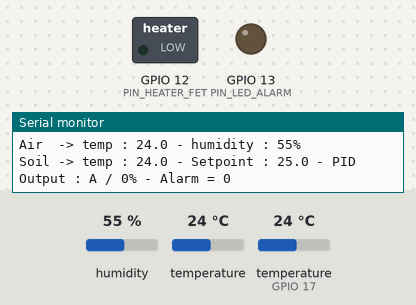
This program was run on a simulated ESP32. Shown: switched loads named in the program (green lamp = pin HIGH), output pins drawn as LEDs (lit = HIGH), the last lines printed to the serial monitor. Inputs (shaded band) come from the test bench; at power-on: temperature (sensor on GPIO 17) 24 °C, humidity 55 %, temperature 24 °C.

Above: at 1.7 s.
1.8 s: temperature (sensor on GPIO 17) set to 25.7 °C
At 2.5 s:
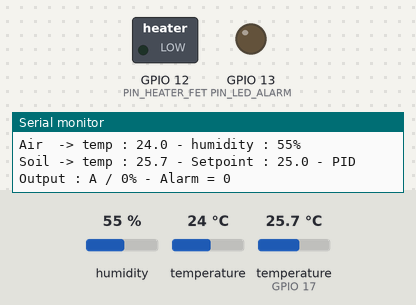
3.3 s: temperature (sensor on GPIO 17) set to 12 °C
At 4.6 s:
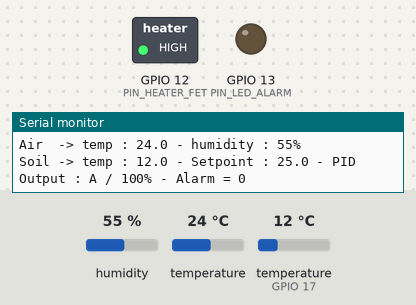
5.4 s: temperature (sensor on GPIO 17) set to 18.6 °C
6.9 s: temperature (sensor on GPIO 17) set to 19.9 °C
At 8.2 s:
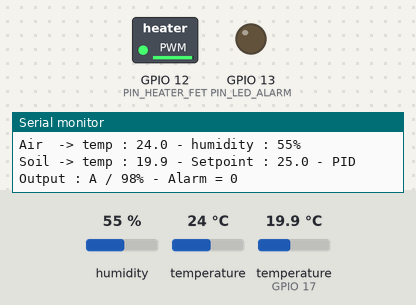
Timing chart, 0 to 9.9 s (numbered marks = the images above; inputs shaded):
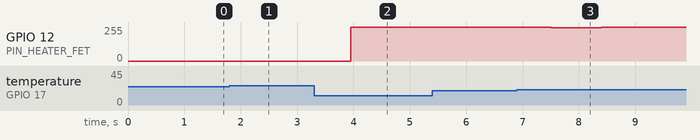

Measured:
- after the input at 1.8 s, GPIO 12 (PIN_HEATER_FET): stays 0/255 (without the input it goes to 50/255 after 0.37 s)
- after the input at 3.3 s, GPIO 12 (PIN_HEATER_FET): 0/255 → 255/255 after 0.65 s
- after the input at 6.9 s, GPIO 12 (PIN_HEATER_FET): 255/255 → 249/255 after 0.61 s, → 255/255 0.89 s later

The program:

main.cpp
```cpp
#include <Arduino.h>
#include <DallasTemperature.h>
#include <PID_v1.h>
#include <SHT2x.h>
#include <HardwareSetup.h>
#include <Config.h>

OneWire oneWire(PIN_ONE_WIRE);
DallasTemperature soiltempsensor(&oneWire);
SHT2x airSensor;

float soilTemperature, soilSetpoint, soilMaxTemp, airHumity, airTemperature;
double Setpoint, Input, Output;
unsigned long soilHeaterOverTempTime;
unsigned long soilHeaterOvertempAlarmDelay;
byte soilHeaterOverTempAlarm;

enum switchStates
{
  OFF,
  ON
};
enum results
{
  NO,
  YES
};
enum machineStates
{
  HOLD,
  RUN,
  ALARM
};

// Specify the links and initial tuning parameters
double Kp = PID_P, Ki = PID_I, Kd = PID_D;
PID myPID(&Input, &Output, &Setpoint, Kp, Ki, Kd, DIRECT);

void runPID()
{
  // set INPUT to temp
  Input = soilTemperature;
  myPID.Compute();
}

void updateDisplay()
{
#ifdef DEBUG
  //Air paramters
  Serial.print("Air  -> temp : ");
  Serial.print(airTemperature, 1);
  Serial.print(" - humidity : ");
  Serial.print(airHumity, 0);
  Serial.println("%");

//Soil parameters
  Serial.print("Soil -> temp : ");
  Serial.print(soilTemperature, 1);
  Serial.print(" - Setpoint : ");
  Serial.print(soilSetpoint, 1);
  Serial.print(" - PID Output : ");
  Serial.print(myPID.GetMode() ? "A" : "M");
  Serial.print(" / ");
  float power = (Output / 255.0) * 100.0;
  Serial.print(power, 0);
  Serial.print("% - Alarm = ");
  Serial.println(soilHeaterOverTempAlarm);
  Serial.println("");
#endif
}

void initSoilTempSensor()
{
  soiltempsensor.begin();
  soiltempsensor.setResolution(12);
}

void initAirSensor()
{
  airSensor.begin(PIN_I2C_SDA, PIN_I2C_SCL);
}

void switchAlarmLED(uint8_t state)
{
  if (state == ON)
  {
    digitalWrite(PIN_LED_ALARM, HIGH);
  }
  else
  {
    digitalWrite(PIN_LED_ALARM, LOW);
  }
}

float getAirHumidity()
{
  if (airSensor.isConnected())
  {
    bool b = airSensor.read();
    float humidity = airSensor.getHumidity();
    return humidity;
  }
  return -1.0;
}

float getAirTemperature()
{
  if (airSensor.isConnected())
  {
    bool b = airSensor.read();
    float temp = airSensor.getTemperature();
    return temp;
  }
  return -1.0;
}

void setState(uint8_t state)
{
  switch (state)
  {
  case HOLD:
    // showAlarms();
    myPID.SetMode(MANUAL);
    Setpoint = 0;
    Output = 0;
  case ALARM:
    // showAlarms();
    myPID.SetMode(MANUAL);
    Setpoint = 0;
    Output = 0;
    switchAlarmLED(ON);
  default:
    break;
  }
}

float getSoilTemp()
{
  float celsius;
  soiltempsensor.requestTemperaturesByIndex(0);
  celsius = soiltempsensor.getTempCByIndex(0);
  // Dirty hack for when temp sensor goes bad.
  while (celsius == 85.0)
  {
    initSoilTempSensor();
    soiltempsensor.requestTemperaturesByIndex(0);
    celsius = soiltempsensor.getTempCByIndex(0);
  }
  return celsius;
}

void checkAlarmStates()
{
  // Check if the soil temperature is not higher than the max temp for the delay time
  if (soilTemperature > soilMaxTemp)
  {
#ifdef DEBUG
    Serial.print("Soil max temp reached! Soil temp = ");
    Serial.println(soilTemperature);
#endif
    if (soilHeaterOverTempTime > 0)
    {
      if ((millis() - soilHeaterOverTempTime) > soilHeaterOvertempAlarmDelay)
      {
        soilHeaterOverTempAlarm = ON;
      }
    }
    else
    {
      soilHeaterOverTempTime = millis();
    }
  }
  else
  {
    soilHeaterOverTempTime = 0;
  }
}

void setSoilHeater(uint8_t setpoint)
{
  ledcWrite(PWM_HEATER_CHANNEL, setpoint);
}

void setupIO()
{
  // Set the IO
  pinMode(PIN_ONE_WIRE, INPUT);
  pinMode(PIN_LED_ALARM, OUTPUT);
  pinMode(PIN_HEATER_FET, OUTPUT);

  // Setup PWM
  // For the heater we always use 8bit as this resolution is equal to the PID output resolution
  uint32_t freq = ledcSetup(PWM_HEATER_CHANNEL, PWM_HEATER_FREQ, 8);
#ifdef DEBUG
  Serial.print("Setting up PWM for heater. Result = ");
  Serial.println(freq);
#endif
  // Connect PWM channel 0 to heater output pin
  ledcAttachPin(PIN_HEATER_FET, PWM_HEATER_CHANNEL);

  // Set startup values
  // Switch heater off
  ledcWrite(PWM_HEATER_CHANNEL, 0);
  // Switch alarm LED off
  digitalWrite(PIN_LED_ALARM, LOW);
}

void setupParams()
{
  // initialize the variables
  // Soil set point
  soilSetpoint = SOIL_SETPOINT;
  // what is the absolute max temp to alow from the water sensor
  soilMaxTemp = SOIL_MAX_TEMP;
  // How long may the water temp be higher than soilMaxTemp before the alarm is triggered
  soilHeaterOvertempAlarmDelay = SOIL_HEATER_OVERTEMP_ALARM_DELAY;
  soilTemperature = 0;
  soilHeaterOverTempAlarm = OFF;
}

void setup(void)
{
#ifdef DEBUG
  Serial.begin(115200);
#endif
  setupIO();
  setupParams();
  initSoilTempSensor();
  Setpoint = soilSetpoint;
  myPID.SetMode(AUTOMATIC);
  myPID.SetOutputLimits(0, 255);
  updateDisplay();
  switchAlarmLED(OFF);

  //Init air sensor
  initAirSensor();

  // Let everything settle
  delay(500);
}

void loop(void)
{
  soilTemperature = getSoilTemp();
  checkAlarmStates();
  if (soilHeaterOverTempAlarm == ON)
  {
    setState(ALARM);
  }
  else
  {
    runPID();
    setSoilHeater(Output);
    airHumity = getAirHumidity();
    airTemperature = getAirTemperature();
  }
  updateDisplay();
}
```

HardwareSetup.h
```cpp
#include <Arduino.h>

#define PIN_I2C_SDA 21
#define PIN_I2C_SCL 22
#define PIN_ONE_WIRE 17
// #define PIN_RELAYS_DATA 8
// #define PIN_RELAYS_CLOCK 9
// #define PIN_RELAYS_LATCH 10
#define PIN_LED_ALARM 13
#define PIN_HEATER_FET 12

#define PIN_I2C_SDA 21
#define PIN_I2C_SCL 22

// #define PIN_LCD_RS A2
// #define PIN_LCD_EN A1
// #define PIN_LCD_D4 6
// #define PIN_LCD_D5 5
// #define PIN_LCD_D6 4
// #define PIN_LCD_D7 3
```

Config.h
```cpp
//comment out the line below to not send debug messages on the serial port.
#define DEBUG

//Soil temperture set point
#define SOIL_SETPOINT 25.0
//Soil maximum temp set point
#define SOIL_MAX_TEMP 30.0
//How long do we wait to throw an alarm if soil temp goes over the max temp (in milliseconds)
#define SOIL_HEATER_OVERTEMP_ALARM_DELAY 30000

//PWM setup
#define PWM_HEATER_CHANNEL 0
#define PWM_HEATER_FREQ 1000

//PID parameters
//the bigger the number the harder the controller pushes
#define PID_P 50.0
//the SMALLER the number (except for 0, which turns it off) the more quickly the controller reacts to load changes, but the greater the risk of oscillations
#define PID_I 0.2
//the bigger the number the more the controller dampens oscillations (to the point where performance can be hindered)
#define PID_D 0.5
```
